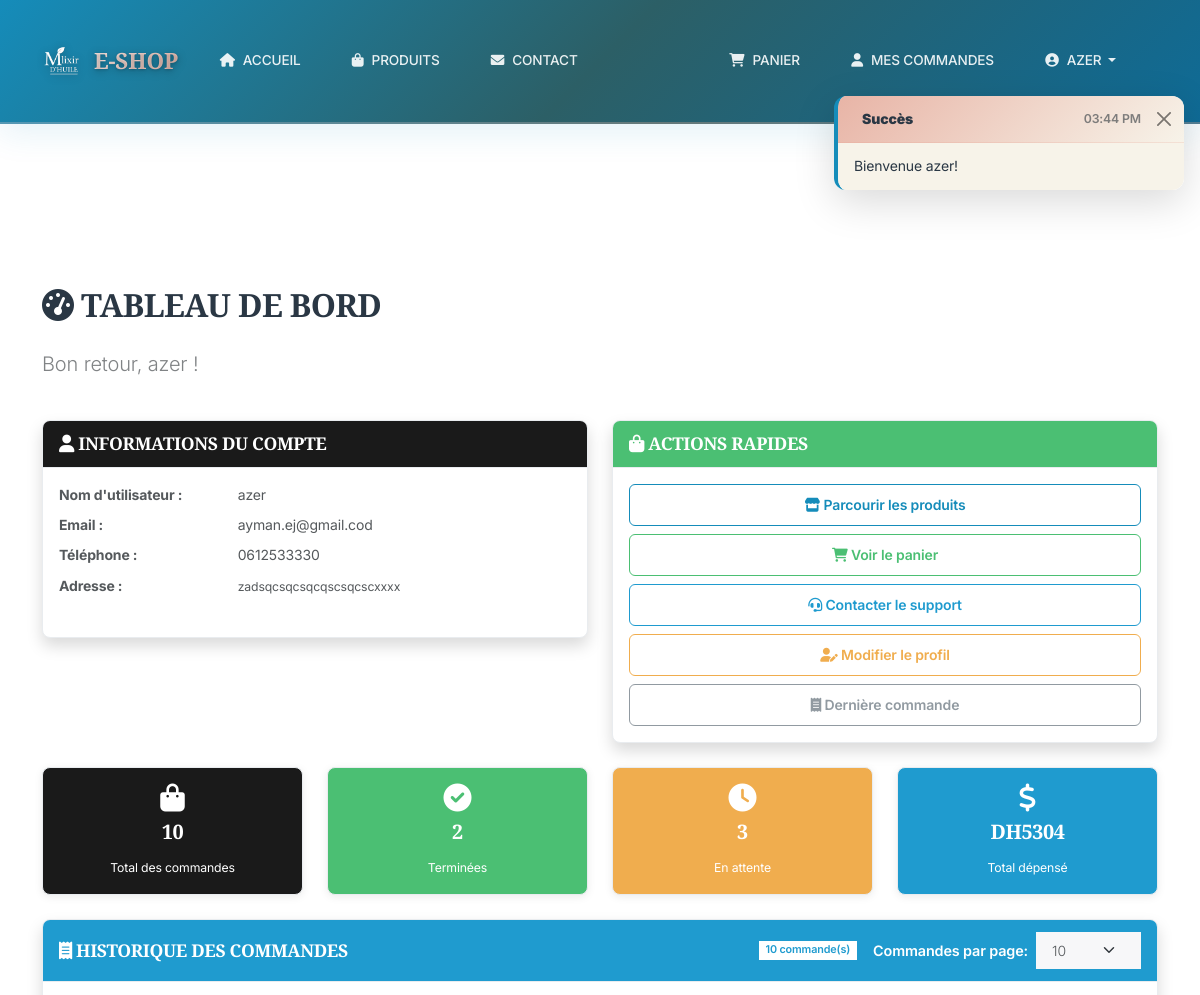
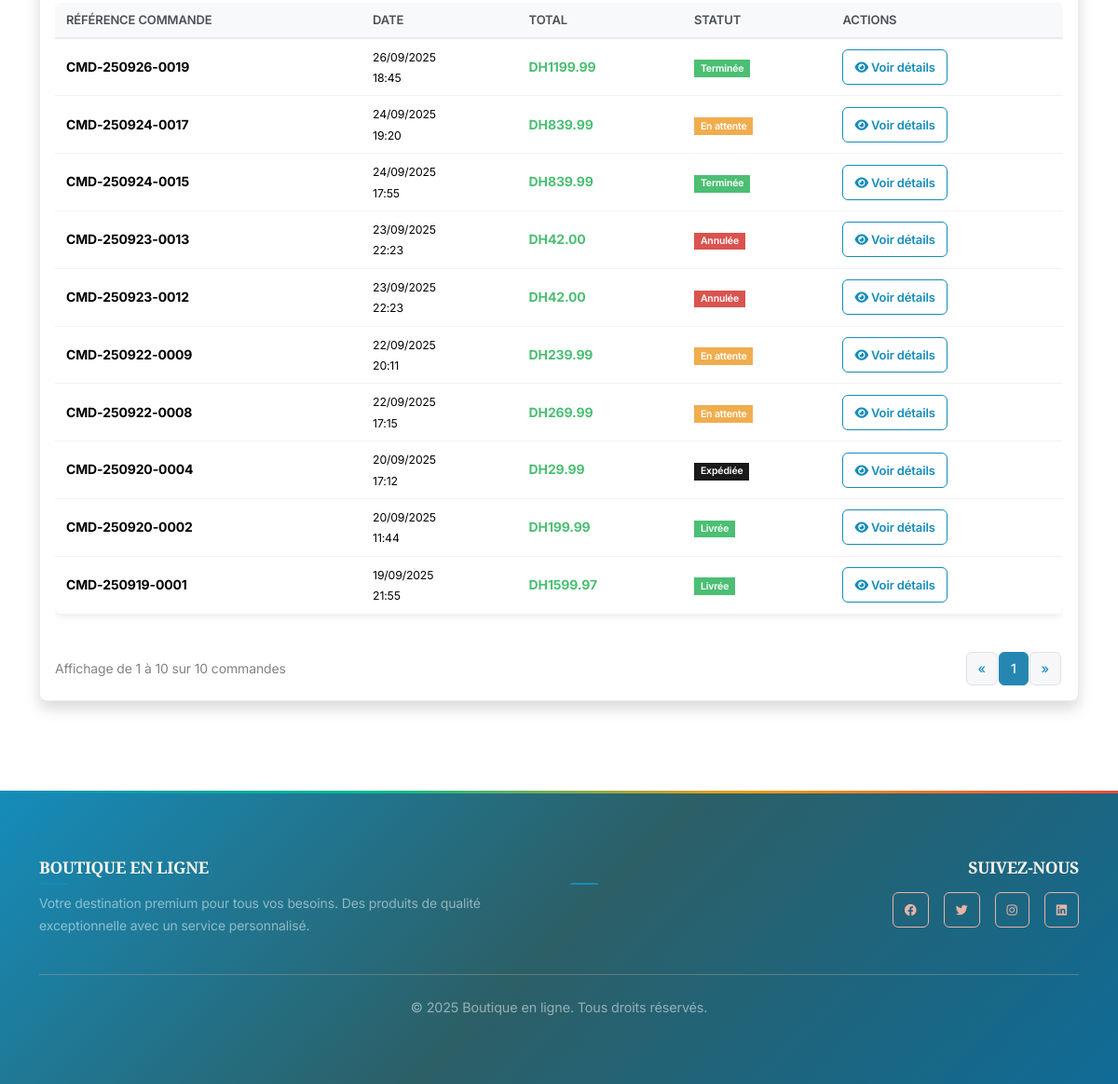
The page /dashboard (signed in) on the database its author committed (2 pictures, top to bottom).
### main.py (models this page shows, shortened)
class User(UserMixin, db.Model):
    id = db.Column(db.Integer, primary_key=True)
    username = db.Column(db.String(80), unique=True, nullable=False)
    email = db.Column(db.String(120), unique=True, nullable=False)
    password_hash = db.Column(db.String(120), nullable=False)
    phone = db.Column(db.String(20), nullable=True)
    address = db.Column(db.Text, nullable=True)
    is_admin = db.Column(db.Boolean, default=False)
    orders = db.relationship('Order', backref='user', lazy=True)

class Order(db.Model):
    id = db.Column(db.Integer, primary_key=True)
    user_id = db.Column(db.Integer, db.ForeignKey('user.id'), nullable=False)
    total = db.Column(db.Float, nullable=False)
    status = db.Column(db.String(20), default='pending')
    created_at = db.Column(db.DateTime, default=db.func.current_timestamp())
    @property
    def title(self):
        if self.created_at:
            date_str = self.created_at.strftime('%y%m%d')
            return f"CMD-{date_str}-{str(self.id).zfill(4)}"
        return f"CMD-{str(self.id).zfill(4)}"

### main.py (the view)
@app.route('/dashboard')
@login_required
def dashboard():
    orders = Order.query.filter_by(user_id=current_user.id).order_by(Order.created_at.desc()).all()
    return render_template('dashboard.html', orders=orders)

### templates/dashboard.html (shortened to what this page needs)
{% extends "base.html" %}
{% block content %}
<div style="padding-top: 80px;"></div>
<div style="padding-top: 80px;"></div>
<div class="container py-4">
  <div class="row">
    <div class="col-12">
      <h1 class="mb-4"><i class="fas fa-tachometer-alt"></i> Tableau de bord</h1>
      <p class="lead text-muted">Bon retour, {{ current_user.username }} !</p>
    </div>
  </div>
  <div class="row mb-4">
    <div class="col-md-6">
      <div class="card shadow">
        <div class="card-header bg-primary text-white">
          <h5 class="mb-0"><i class="fas fa-user"></i> Informations du compte</h5>
        </div>
        <div class="card-body">
          <div class="row mb-2">
            <div class="col-sm-4">
              <strong>Nom d'utilisateur :</strong>
            </div>
            <div class="col-sm-8">{{ current_user.username }}</div>
          </div>
          <div class="row mb-2">
            <div class="col-sm-4">
              <strong>Email :</strong>
            </div>
            <div class="col-sm-8">{{ current_user.email }}</div>
          </div>
          <div class="row mb-2">
            <div class="col-sm-4">
              <strong>Téléphone :</strong>
            </div>
            <div class="col-sm-8">{{ current_user.phone or 'Non fourni' }}</div>
          </div>
          <div class="row">
            <div class="col-sm-4">
              <strong>Adresse :</strong>
            </div>
            <div class="col-sm-8">
              <small>{{ current_user.address or 'Non fournie' }}</small>
            </div>
          </div>
        </div>
      </div>
    </div>
    <div class="col-md-6">
      <div class="card shadow">
        <div class="card-header bg-success text-white">
          <h5 class="mb-0">
            <i class="fas fa-shopping-bag"></i> Actions rapides
          </h5>
        </div>
        <div class="card-body">
          <div class="d-grid gap-2">
            <a href="{{ url_for('products') }}" class="btn btn-outline-primary">
              <i class="fas fa-store"></i> Parcourir les produits
            </a>
            <a href="{{ url_for('cart') }}" class="btn btn-outline-success">
              <i class="fas fa-shopping-cart"></i> Voir le panier
            </a>
            <a href="{{ url_for('contact') }}" class="btn btn-outline-info">
              <i class="fas fa-headset"></i> Contacter le support
            </a>
            <a href="{{ url_for('profile') }}" class="btn btn-outline-warning">
              <i class="fas fa-user-edit"></i> Modifier le profil
            </a>
            {% if orders %}
            <a href="{{ url_for('order_detail', order_id=orders[0].id) }}" class="btn btn-outline-secondary">
              <i class="fas fa-receipt"></i> Dernière commande
            </a>
            {% endif %}
          </div>
        </div>
      </div>
    </div>
  </div>
  <div class="row mb-4">
    <div class="col-md-3">
      <div class="card bg-primary text-white">
        <div class="card-body text-center">
          <i class="fas fa-shopping-bag fa-2x mb-2"></i>
          <h4>{{ orders|length }}</h4>
          <small>Total des commandes</small>
        </div>
      </div>
    </div>
    <div class="col-md-3">
      <div class="card bg-success text-white">
        <div class="card-body text-center">
          <i class="fas fa-check-circle fa-2x mb-2"></i>
          <h4>{{ orders|selectattr('status', 'equalto', 'completed')|list|length }}</h4>
          <small>Terminées</small>
        </div>
      </div>
    </div>
    <div class="col-md-3">
      <div class="card bg-warning text-white">
        <div class="card-body text-center">
          <i class="fas fa-clock fa-2x mb-2"></i>
          <h4>{{ orders|selectattr('status', 'equalto', 'pending')|list|length }}</h4>
          <small>En attente</small>
        </div>
      </div>
    </div>
    <div class="col-md-3">
      <div class="card bg-info text-white">
        <div class="card-body text-center">
          <i class="fas fa-dollar-sign fa-2x mb-2"></i>
          <h4>DH{{ "%.0f"|format(orders|sum(attribute='total')) }}</h4>
          <small>Total dépensé</small>
        </div>
      </div>
    </div>
  </div>
  <div class="row">
    <div class="col-12">
      <div class="card shadow">
        <div class="card-header bg-info text-white d-flex justify-content-between align-items-center">
          <h5 class="mb-0"><i class="fas fa-receipt"></i> Historique des commandes</h5>
          <div class="d-flex align-items-center gap-3">
            <span class="badge bg-white text-info">{{ orders|length }} commande(s)</span>
            {% if orders %}
            <div class="d-flex align-items-center">
              <label for="ordersPerPage" class="me-2 mb-0">Commandes par page:</label>
              <select id="ordersPerPage" class="form-select form-select-sm" style="width: auto;">
                <option value="10" selected>10</option>
              </select>
            </div>
            {% endif %}
          </div>
        </div>
        <div class="card-body">
          {% if orders %}
          <div class="table-responsive">
            <table class="table table-hover">
              <thead>
                <tr>
                  <th>Référence Commande</th>
                  <th>Date</th>
                  <th>Total</th>
                  <th>Statut</th>
                  <th>Actions</th>
                </tr>
              </thead>
              <tbody id="ordersTableBody">
                {% for order in orders %}
                <tr class="order-row" data-order-id="{{ order.id }}">
                  <td>
                    <strong>
                      {% if order.title %}
                        {{ order.title }}
                      {% else %}
                        CMD-{{ order.created_at.strftime('%y%m%d') if order.created_at else '000000' }}-{{ ('%04d'|format(order.id)) }}
                      {% endif %}
                    </strong>
                  </td>
                  <td>
                    <small>
                      {{ order.created_at.strftime('%d/%m/%Y') if order.created_at else 'N/A' }}<br>
                      {{ order.created_at.strftime('%H:%M') if order.created_at else '' }}
                    </small>
                  </td>
                  <td><strong class="text-success">DH{{ "%.2f"|format(order.total) }}</strong></td>
                  <td>
                    {% if order.status == 'pending' %}
                      <span class="badge bg-warning">En attente</span>
                    {% elif order.status == 'processing' %}
                      <span class="badge bg-info">En cours</span>
                    {% elif order.status == 'shipped' %}
                      <span class="badge bg-primary">Expédiée</span>
                    {% elif order.status == 'delivered' %}
                      <span class="badge bg-success">Livrée</span>
                    {% elif order.status == 'completed' %}
                      <span class="badge bg-success">Terminée</span>
                    {% elif order.status == 'cancelled' %}
                      <span class="badge bg-danger">Annulée</span>
                    {% else %}
                      <span class="badge bg-secondary">{{ order.status.title() }}</span>
                    {% endif %}
                  </td>
                  <td>
                    <a href="{{ url_for('order_detail', order_id=order.id) }}"
                       class="btn btn-sm btn-outline-primary">
                      <i class="fas fa-eye"></i> Voir détails
                    </a>
                  </td>
                </tr>
                {% endfor %}
              </tbody>
            </table>
          </div>
          <div class="d-flex justify-content-between align-items-center mt-4">
            <div id="ordersPaginationInfo" class="text-muted">
            </div>
            <nav aria-label="Orders pagination">
              <ul id="ordersPaginationControls" class="pagination pagination-sm mb-0">
              </ul>
            </nav>
          </div>
          {% endif %}
        </div>
      </div>
    </div>
  </div>
</div>
{% endblock %}

### templates/base.html (shortened to what this page needs)
<!DOCTYPE html>
<html lang="fr">
  <head>
    <link
      href="https://cdn.jsdelivr.net/npm/bootswatch@5.3.2/dist/lux/bootstrap.min.css"
      rel="stylesheet"
    />
    <link
      href="https://cdnjs.cloudflare.com/ajax/libs/font-awesome/6.0.0/css/all.min.css"
      rel="stylesheet"
    />
    <link
      href="{{ url_for('static', filename='css/style.css') }}"
      rel="stylesheet"
    />
  </head>
  <body>
    <nav class="navbar navbar-expand-lg navbar-dark {% if request.endpoint in ['home', 'contact'] %}navbar-transparent{% else %}navbar-solid{% endif %}" id="mainNavbar">
      <div class="container">
        <a class="navbar-brand d-flex align-items-center fw-bold" href="{{ url_for('home') }}">
          <img src="{{ url_for('static', filename='img/image1.png') }}"
               alt="E-SHOP Logo"
               style="height:40px; width:auto; border-radius:8px; margin-right: 0.75rem;">
          E-SHOP
        </a>
        <div class="collapse navbar-collapse" id="navbarNav">
          <ul class="navbar-nav me-auto">
            <li class="nav-item">
              <a class="nav-link" href="{{ url_for('home') }}">
                <i class="fas fa-home me-2"></i>Accueil
              </a>
            </li>
            <li class="nav-item">
              <a class="nav-link" href="{{ url_for('products') }}">
                <i class="fas fa-shopping-bag me-2"></i>Produits
              </a>
            </li>
            <li class="nav-item">
              <a class="nav-link" href="{{ url_for('contact') }}">
                <i class="fas fa-envelope me-2"></i>Contact
              </a>
            </li>
          </ul>
          <ul class="navbar-nav">
            {% if current_user.is_authenticated %}
              <li class="nav-item">
                <a class="nav-link position-relative" href="{{ url_for('cart') }}">
                  <i class="fas fa-shopping-cart me-2"></i>Panier
                </a>
              </li>
              <li class="nav-item">
                <a class="nav-link" href="{{ url_for('dashboard') }}">
                  <i class="fas fa-user me-2"></i>Mes commandes
                </a>
              </li>
              <li class="nav-item dropdown">
                <a class="nav-link dropdown-toggle" href="#" role="button" data-bs-toggle="dropdown">
                  <i class="fas fa-user-circle me-2"></i>{{ current_user.username }}
                </a>
              </li>
            {% endif %}
          </ul>
        </div>
      </div>
    </nav>
    <main>{% block content %}{% endblock %}</main>
    <footer class="text-white py-5 mt-5" style="background: var(--gradient-primary);">
      <div class="container">
        <div class="row">
          <div class="col-md-6">
            <h5 class="fw-bold mb-3" style="font-family: 'Playfair Display', serif; color: var(--accent-champagne);">Boutique en ligne</h5>
            <p class="text-white-50" style="line-height: 1.7;">
              Votre destination premium pour tous vos besoins. Des produits de qualité
              exceptionnelle avec un service personnalisé.
            </p>
          </div>
          <div class="col-md-6 text-md-end">
            <h5 class="fw-bold mb-3" style="font-family: 'Playfair Display', serif; color: var(--accent-champagne);">Suivez-nous</h5>
            <div class="d-flex justify-content-md-end gap-3">
              <a href="#" class="btn btn-outline-light btn-sm" style="border-color: var(--accent-rose-gold); color: var(--accent-rose-gold);">
                <i class="fab fa-facebook"></i>
              </a>
              <a href="#" class="btn btn-outline-light btn-sm" style="border-color: var(--accent-rose-gold); color: var(--accent-rose-gold);">
                <i class="fab fa-twitter"></i>
              </a>
              <a href="#" class="btn btn-outline-light btn-sm" style="border-color: var(--accent-rose-gold); color: var(--accent-rose-gold);">
                <i class="fab fa-instagram"></i>
              </a>
              <a href="#" class="btn btn-outline-light btn-sm" style="border-color: var(--accent-rose-gold); color: var(--accent-rose-gold);">
                <i class="fab fa-linkedin"></i>
              </a>
            </div>
          </div>
        </div>
        <hr class="my-4" style="border-color: var(--accent-rose-gold); opacity: 0.3;" />
        <div class="text-center">
          <p class="text-white-50 mb-0" style="font-size: 0.9rem;">
            &copy; <span id="year"></span> Boutique en ligne. Tous droits réservés.
          </p>
        </div>
      </div>
    </footer>
    <div class="toast-container position-fixed end-0 p-3" style="z-index: 1045; top: 80px;" id="toastContainer">
    </div>
  </body>
</html>

### rows shown on the page
User: username "AZER", username "azer", email "ayman.ej@gmail.cod", phone "0612533330", address "zadsqcsqcsqcqscsqcscxxxx"
Order: title "CMD-250926-0019", created_at "26/09/2025", created_at "18:45", total "1199.99", status "Terminée"
Order: title "CMD-250924-0017", created_at "24/09/2025", created_at "19:20", total "839.99", status "En attente"
Order: title "CMD-250924-0015", created_at "24/09/2025", created_at "17:55", total "839.99", status "Terminée"
Order: title "CMD-250923-0013", created_at "23/09/2025", created_at "22:23", total "42.00", status "Annulée"
Order: title "CMD-250923-0012", created_at "23/09/2025", created_at "22:23", total "42.00", status "Annulée"
Order: title "CMD-250922-0009", created_at "22/09/2025", created_at "20:11", total "239.99", status "En attente"
Order: title "CMD-250922-0008", created_at "22/09/2025", created_at "17:15", total "269.99", status "En attente"
Order: title "CMD-250920-0004", created_at "20/09/2025", created_at "17:12", total "29.99", status "Expédiée"
Order: title "CMD-250920-0002", created_at "20/09/2025", created_at "11:44", total "199.99", status "Livrée"
Order: title "CMD-250919-0001", created_at "19/09/2025", created_at "21:55", total "1599.97", status "Livrée"

### other values the page prints
{{ orders|length }} "10"
{{ orders|selectattr('status', 'equalto', 'completed')|list|length }} "2"
{{ orders|selectattr('status', 'equalto', 'pending')|list|length }} "3"
{{ "%.0f"|format(orders|sum(attribute='total')) }} "5304"
